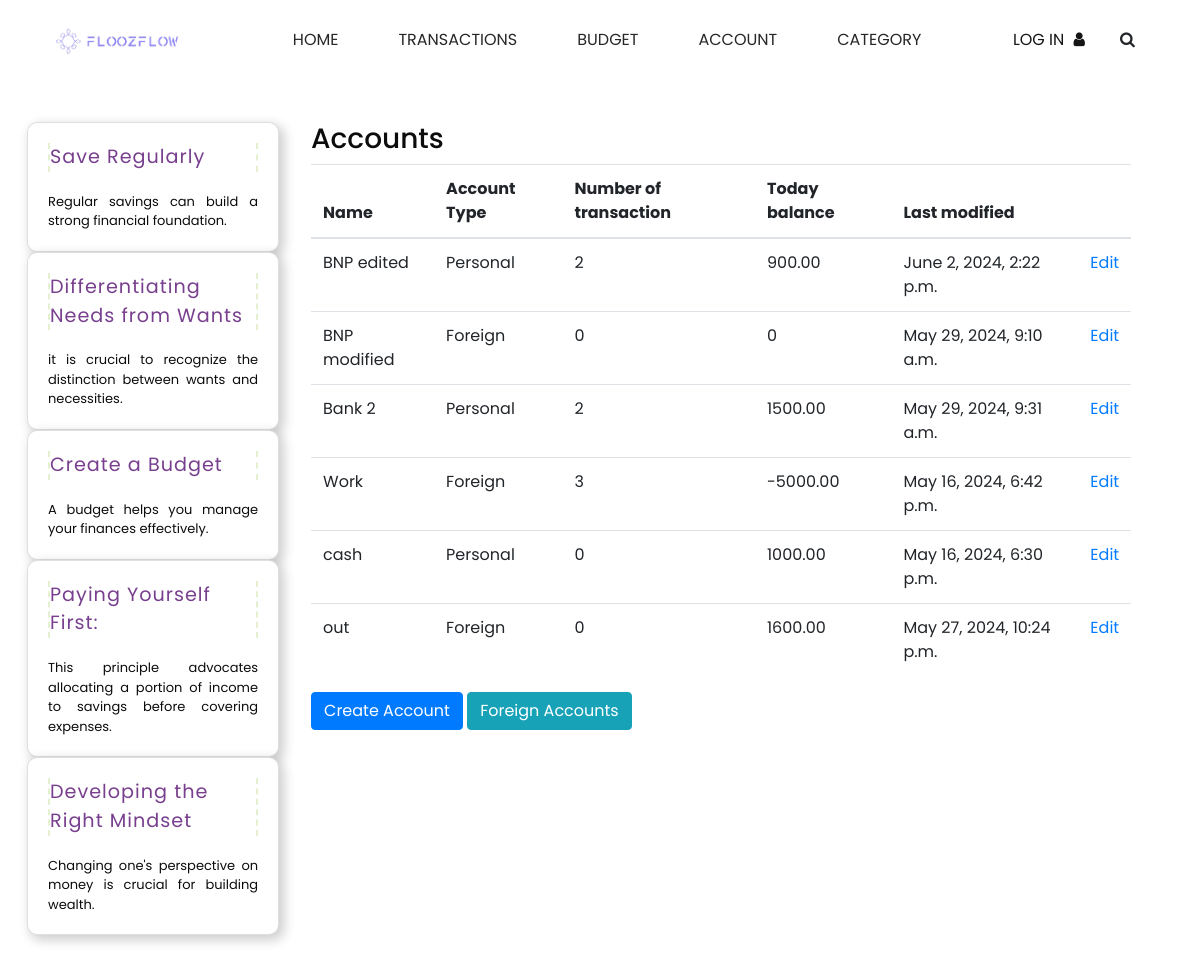
The page /account on the database its author committed.
### main/models.py (models this page shows, shortened)
class Advice(models.Model):
    title = models.CharField(max_length=200)
    summary = models.TextField()
    text = models.TextField()

class Account(models.Model):
    name = models.CharField(max_length=64)
    account_type = models.IntegerField(choices=AccountType.choices,
                                       default=AccountType.PERSONAL)
    active = models.BooleanField(default=True)
    last_modified = models.DateTimeField(auto_now=True)
    show_on_dashboard = models.BooleanField(default=False)
    iban = models.CharField(max_length=34, blank=True, null=True)
    import_ibans = models.TextField(default='[]')
    import_names = models.TextField(default='[]')
    objects = AccountQuerySet.as_manager()
    class Meta:
        ordering = ['-active', 'name']
        unique_together = (('name', 'account_type'),)
    @property
    def account_type_str(self):
        return AccountType.labels[self.account_type - 1]
    @property
    def transaction_num(self):
        return Transaction.objects.filter(src=self).count()
    @property
    def balance(self):
        return self.balance_on(date.today())
    def balance_on(self, date):
        return round(
            Transaction.objects.filter(dst=self, date__lte=date).aggregate(
                models.Sum('amount')
            )['amount__sum'] or 0, 2
        ) - round(
            Transaction.objects.filter(src=self, date__lte=date).aggregate(
                models.Sum('amount')
            )['amount__sum'] or 0, 2
        )

### main/views.py (the view)
# urls.py: path("account", views.handle_account_page, name="account"),
def handle_account_page(request):
    accounts = Account.objects.all()
    advices = Advice.objects.all()
    first_day_of_current_month = date.today().replace(day=1)
    last_day_of_last_month = first_day_of_current_month - timedelta(days=1)
    last_month = last_day_of_last_month.replace(day=1)
    context = {
        'accounts': accounts,
        'advices': advices,
        'today': date.today,
        'last_month': last_month
        }
    return render(request, "account.html", template(context=context))

### main/views.py (called while the page is built)
def template(context={}):
    advices = list(Advice.objects.all())
    random.shuffle(advices)
    context['advices'] = advices[:5]
    return context

### template/account.html (shortened to what this page needs)
{% extends 'template.html' %}
{% load static %}
{% block content %}
<div class="box">
    <div class="box-header">
    <h3 class="box-title">Accounts </h3>
  </div>
  <div class="box-body">
  <table class="table">
    <thead>
        <tr>
            <th>Name</th>
            <th>Account Type</th>
            <th>Number of transaction</th>
            <th>Today balance</th>
            <th>Last modified</th>
            <th></th>
        </tr>
    </thead>
    <tbody>
        {% for account in accounts %}
        <tr>
            <td>{{ account.name }}</td>
            <td>{{ account.account_type_str }}</td>
            <td>{{ account.transaction_num }}</td>
            <td>{{ account.balance }}</td>
            <td>{{ account.last_modified }}</td>
            <td><a href="{% url 'account_update' account.pk%}">Edit</a></td>
        </tr>
        {% endfor %}
    </tbody>
  </table>
  </div>
  <div class="box-footer">
    <a class="btn btn-primary" href="account_new">Create Account</a>
    <a class="btn btn-info" href="foreign_accounts">Foreign Accounts</a>
  </div>
</div>
{% endblock %}

### template/template.html (shortened to what this page needs)
{% load static %}
<!DOCTYPE html>
<html>
<head>
  <link rel="stylesheet" type="text/css" href="{% static 'css/bootstrap.css' %}" />
  <link href="{% static 'css/font-awesome.min.css' %}" rel="stylesheet" />
  <link href="{% static 'css/style.css' %}" rel="stylesheet" />
  <link href="{% static 'css/complement.css' %}" rel="stylesheet" />
  <link href="{% static 'css/responsive.css' %}" rel="stylesheet" />
  <link href="{% static 'css/main.css' %}" rel="stylesheet" />
  <link href="{% static 'css/home.css' %}" rel="stylesheet" />
</head>
<body>
  <div class="hero_area">
    <header class="header_section long_section px-0">
      <nav class="navbar navbar-expand-lg custom_nav-container ">
        <a class="navbar-brand" href="accueil">
          <span>
            <img src="{% static 'img/logo.png' %}" height="40rem">
          </span>
        </a>
        <div class="collapse navbar-collapse" id="navbarSupportedContent">
          <div class="d-flex mx-auto flex-column flex-lg-row align-items-center">
            <ul class="navbar-nav  ">
              <li class="nav-item active">
                <a class="nav-link" href="{% url 'home' %}">Home <span class="sr-only">(current)</span></a>
              </li>
              <li class="nav-item">
                <a class="nav-link" href="{% url 'transaction' %}"> Transactions</a>
              </li>
              <li class="nav-item">
                <a class="nav-link" href="{% url 'budget' %}">Budget</a>
              </li>
              <li class="nav-item">
                <a class="nav-link" href="{% url 'account' %}">Account</a>
              </li>
              <li class="nav-item">
                <a class="nav-link" href="{% url 'category' %}">Category</a>
              </li>
            </ul>
          </div>
          {% block quote_container %}
          <div class="quote_btn-container">
            {% if user.is_authenticated %}
              <span>Welcome, {{ user.username }}
                <a href="{% url 'logout' %}">log out</a></span>
              <lord-icon
                  src="https://cdn.lordicon.com/kthelypq.json"
                  trigger="in"
                  delay="1500"
                  state="in-account"
                  colors="primary:#16a9c7">
              </lord-icon>
            {% else %}
            <a href="{% url 'login' %}">
              <span>
                Log in
              </span>
              <i class="fa fa-user" aria-hidden="true"></i>
            </a>
            {% endif %}
            <form class="form-inline">
              <button class="btn  my-2 my-sm-0 nav_search-btn" type="submit">
                <i class="fa fa-search" aria-hidden="true"></i>
              </button>
            </form>
          </div>
          {% endblock %}
        </div>
      </nav>
    </header>
  </div>
  <section class="container row">
    <section class="sidebar container col-md-3">
      {% for advice in advices %}
      <div class="card">
        <p class="card-title code code-details">
          {{advice.title}}
        </p>
        <p class="card-description">
          {{advice.summary}}
        </p>
      </div>
        {% endfor %}
    </section>
    <section class="main-content container col-md-9">
{% block content %}{% endblock %}
    </section>
</section>
</body>
</html>

### static/css/style.css (style rules this page uses)
body { font-family: "Poppins", sans-serif; color: #0c0c0c; background-color: #ffffff; overflow-x: hidden; margin: 10px; }
.long_section { margin-left: 45px; margin-right: 45px; padding-left: 15px; padding-right: 15px; }
.hero_area { min-height: 10vh; position: relative; display: -webkit-box; display: -ms-flexbox; display: flex; -webkit-box-orient: vertical; -webkit-box-direction: normal; -ms-flex-direction: column; flex-direction: column; }
.header_section { background-color: #ffffff; }
.custom_nav-container .navbar-nav .nav-item .nav-link { padding: 3px 15px; margin: 10px 15px; color: #272727; text-align: center; text-transform: uppercase; }
a, a:hover, a:focus { text-decoration: none; }
.btn, .btn:focus { outline: none !important; -webkit-box-shadow: none; box-shadow: none; }
.custom_nav-container .nav_search-btn { width: 35px; height: 35px; padding: 0; border: none; }
.navbar-brand span { font-size: 24px; font-weight: 700; color: #272727; text-transform: uppercase; }
.custom_nav-container { z-index: 99999; padding: 5px 0; }
.quote_btn-container { display: -webkit-box; display: -ms-flexbox; display: flex; -webkit-box-align: center; -ms-flex-align: center; align-items: center; }
.quote_btn-container a { color: #151515; margin-right: 25px; text-transform: uppercase; }
.quote_btn-container a span { margin-right: 5px; }
.card { border-radius: 10px; background: white; padding: 20px; box-shadow: 4px 4px 12px 1px rgba(0, 0, 0, 0.2); line-height: 1.5; }
.card-title { margin: 0 0 20px 0; letter-spacing: 1px; border-left: 2px dashed #E4F0D0; border-right: 2px dashed #E4F0D0; line-height: 1.5; font-size: larger; }
.card-description { margin: 0; font-size: small; text-align: justify; }
.card-title { color: #783F8E }
.main-content { padding-top: 2px; }

### static/css/complement.css (style rules this page uses)
.col-md-3 { padding-left: 5px; padding-right: 5px; }
.table { overflow-x: auto; }

### static/css/responsive.css (style rules this page uses)
@media (min-width: 1200px) { .container { max-width: 1170px; } }

### static/css/home.css (style rules this page uses)
.container { max-width: 99% !important; padding: 1rem; }

### rows shown on the page
Advice: title "Save Regularly", summary "Regular savings can build a strong financial foundation."
Advice: title "Differentiating Needs from Wants", summary "it is crucial to recognize the distinction between wants and necessities."
Advice: title "Create a Budget", summary "A budget helps you manage your finances effectively."
Advice: title "Paying Yourself First:", summary "This principle advocates allocating a portion of income to savings before covering expenses."
Advice: title "Developing the Right Mindset", summary "Changing one's perspective on money is crucial for building wealth."
Account: name "BNP edited", account_type_str "Personal", transaction_num "2", balance "900.00", last_modified "June 2, 2024, 2:22 p.m."
Account: name "BNP modified", account_type_str "Foreign", transaction_num "0", balance "0", last_modified "May 29, 2024, 9:10 a.m."
Account: name "Bank 2", account_type_str "Personal", transaction_num "2", balance "1500.00", last_modified "May 29, 2024, 9:31 a.m."
Account: name "Work", account_type_str "Foreign", transaction_num "3", balance "-5000.00", last_modified "May 16, 2024, 6:42 p.m."
Account: name "cash", account_type_str "Personal", transaction_num "0", balance "1000.00", last_modified "May 16, 2024, 6:30 p.m."
Account: name "out", account_type_str "Foreign", transaction_num "0", balance "1600.00", last_modified "May 27, 2024, 10:24 p.m."
